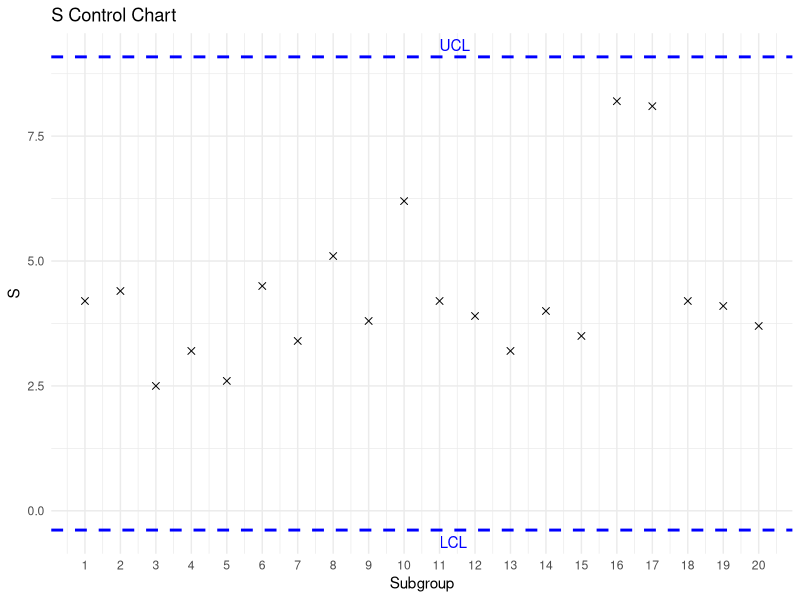
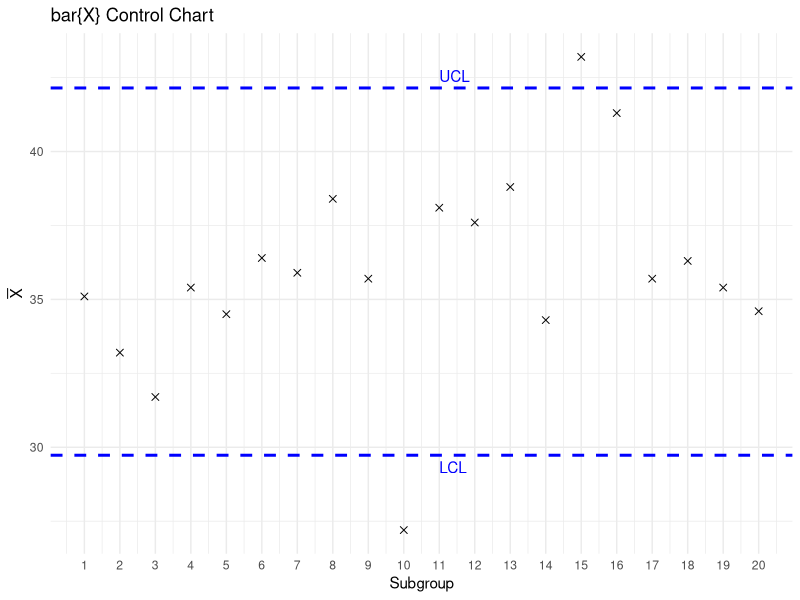

Generate these figures, in order, with R:
## ---- chunk 1
#| label: fig-13_2
#| fig-subcap:
#|   - $S$-控制图
#|   - $\overline{X}$-控制图
#| layout-ncol: 2
#| fig-cap: ""
#| warning: false

library(ggplot2)

# S control chart.
x <- c(4.2, 4.4, 2.5, 3.2, 2.6, 4.5, 3.4, 5.1, 3.8, 6.2, 4.2, 3.9, 
       3.2, 4.0, 3.5, 8.2, 8.1, 4.2, 4.1, 3.7)
i <- seq_along(x)
df <- data.frame(i=i, x=x)

UCL <- 9.087   # 上控制限
LCL <- -0.386  # 下控制限

ggplot(df, aes(x = i, y = x)) +
  geom_point(shape = 4, size = 2) +  # 绘制均值点
  geom_hline(yintercept = UCL, color = "blue", linetype = "dashed", size = 1) +  # 上控制限
  geom_hline(yintercept = LCL, color = "blue", linetype = "dashed", size = 1) +  # 下控制限
  annotate("text", x = 11, y = UCL, label = "UCL", hjust = 0, vjust = -0.5, color = "blue") +  # 标注UCL
  annotate("text", x = 11, y = LCL, label = "LCL", hjust = 0, vjust = 1.5, color = "blue") +  # 标注LCL
  labs(title = "S Control Chart", x = "Subgroup", y = expression(S)) +  # 添加标题和轴标签
  scale_x_continuous(limits = c(1, 20),
                     breaks = seq(1, 20, by = 1)) + 
  theme_minimal()  # 使用简洁主题


# \overline{X} control chart.
x <- c(35.1, 33.2, 31.7, 35.4, 34.5, 
       36.4, 35.9, 38.4, 35.7, 27.2, 
       38.1, 37.6, 38.8, 34.3, 43.2, 
       41.3, 35.7, 36.3, 35.4, 34.6)
i <- seq_along(x)
df <- data.frame(i=i, x=x)

UCL <- 42.149   # 上控制限
LCL <- 29.731  # 下控制限

ggplot(df, aes(x = i, y = x)) +
  geom_point(shape = 4, size = 2) +  # 绘制均值点
  geom_hline(yintercept = UCL, color = "blue", linetype = "dashed", size = 1) +  # 上控制限
  geom_hline(yintercept = LCL, color = "blue", linetype = "dashed", size = 1) +  # 下控制限
  annotate("text", x = 11, y = UCL, label = "UCL", hjust = 0, vjust = -0.5, color = "blue") +  # 标注UCL
  annotate("text", x = 11, y = LCL, label = "LCL", hjust = 0, vjust = 1.5, color = "blue") +  # 标注LCL
  labs(title = "bar{X} Control Chart", x = "Subgroup", y = expression(bar(X))) +  # 添加标题和轴标签
  scale_x_continuous(limits = c(1, 20),
                     breaks = seq(1, 20, by = 1)) + 
  theme_minimal()  # 使用简洁主题
